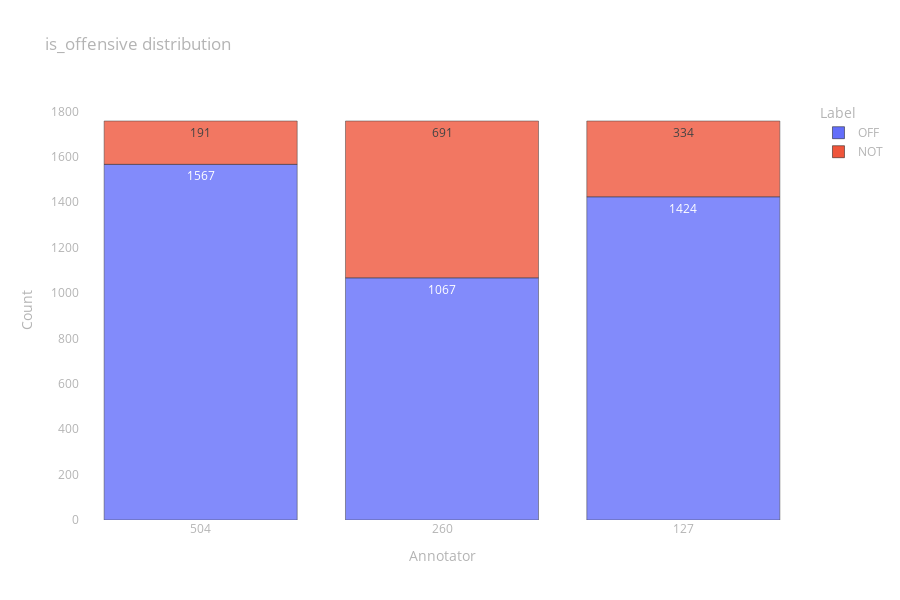

The cell this chart's notebook holds for it:
### Code cell
fig = px.bar(
    data_frame=prepare_data_to_px(is_offensive),
    x="Annotator", y="Count", color="Label", opacity=0.8,
    height=600, text="Count", title="is_offensive distribution")

fig.update_layout(layout)

fig.show()

### Figure 1 — Plotly figure (JSON) as saved in the notebook; plotly's stock layout.template omitted (floating-point values rounded to 4 significant figures)
{"data": [{"alignmentgroup": "True", "hovertemplate": "Label=OFF<br>Annotator=%{x}<br>Count=%{text}<extra></extra>", "legendgroup": "OFF", "marker": {"color": "#636efa", "opacity": 0.8, "pattern": {"shape": ""}}, "name": "OFF", "offsetgroup": "OFF", "orientation": "v", "showlegend": true, "text": [1567, 1067, 1424], "textposition": "auto", "type": "bar", "x": [504, 260, 127], "xaxis": "x", "y": [1567, 1067, 1424], "yaxis": "y"}, {"alignmentgroup": "True", "hovertemplate": "Label=NOT<br>Annotator=%{x}<br>Count=%{text}<extra></extra>", "legendgroup": "NOT", "marker": {"color": "#EF553B", "opacity": 0.8, "pattern": {"shape": ""}}, "name": "NOT", "offsetgroup": "NOT", "orientation": "v", "showlegend": true, "text": [191, 691, 334], "textposition": "auto", "type": "bar", "x": [504, 260, 127], "xaxis": "x", "y": [191, 691, 334], "yaxis": "y"}], "layout": {"barmode": "relative", "font": {"color": "rgb(180,180,180)"}, "height": 600, "legend": {"title": {"text": "Label"}, "tracegroupgap": 0}, "paper_bgcolor": "rgba(0,0,0,0)", "plot_bgcolor": "rgba(0,0,0,0)", "title": {"text": "is_offensive distribution"}, "xaxis": {"anchor": "y", "domain": [0, 1], "showgrid": false, "title": {"text": "Annotator"}, "type": "category", "zeroline": false}, "yaxis": {"anchor": "x", "domain": [0, 1], "showgrid": false, "title": {"text": "Count"}, "zeroline": false}}}
